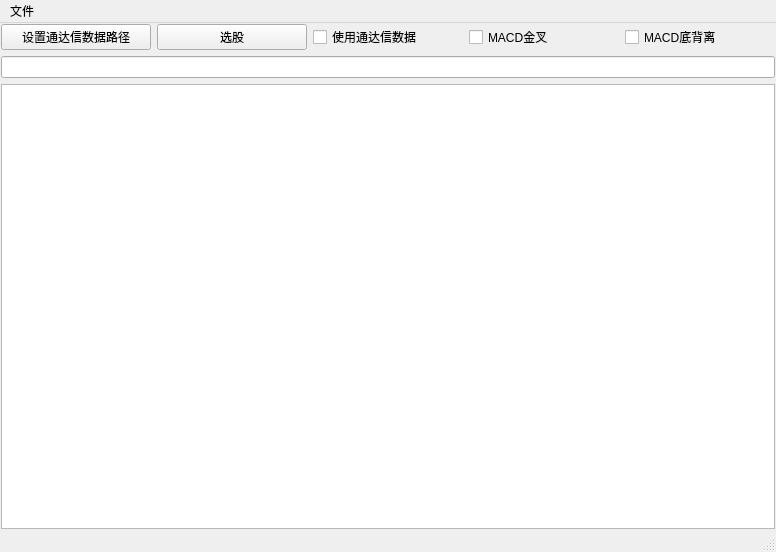
<?xml version="1.0" encoding="UTF-8"?>
<ui version="4.0">
 <class>MainWindow</class>
 <widget class="QMainWindow" name="MainWindow">
  <property name="geometry">
   <rect>
    <x>0</x>
    <y>0</y>
    <width>776</width>
    <height>552</height>
   </rect>
  </property>
  <property name="font">
   <font>
    <pointsize>9</pointsize>
   </font>
  </property>
  <property name="windowTitle">
   <string>MainWindow</string>
  </property>
  <widget class="QWidget" name="centralwidget">
   <layout class="QVBoxLayout" name="verticalLayout">
    <property name="leftMargin">
     <number>1</number>
    </property>
    <property name="topMargin">
     <number>1</number>
    </property>
    <property name="rightMargin">
     <number>1</number>
    </property>
    <property name="bottomMargin">
     <number>1</number>
    </property>
    <item>
     <layout class="QHBoxLayout" name="horizontalLayout">
      <item>
       <widget class="QPushButton" name="pb_setting">
        <property name="text">
         <string>设置通达信数据路径</string>
        </property>
       </widget>
      </item>
      <item>
       <widget class="QPushButton" name="pb_select">
        <property name="text">
         <string>选股</string>
        </property>
       </widget>
      </item>
      <item>
       <widget class="QCheckBox" name="checkBox_useTDXdata">
        <property name="sizePolicy">
         <sizepolicy hsizetype="Preferred" vsizetype="Fixed">
          <horstretch>0</horstretch>
          <verstretch>0</verstretch>
         </sizepolicy>
        </property>
        <property name="text">
         <string>使用通达信数据</string>
        </property>
       </widget>
      </item>
      <item>
       <widget class="QCheckBox" name="checkBox_macdCross">
        <property name="text">
         <string>MACD金叉</string>
        </property>
       </widget>
      </item>
      <item>
       <widget class="QCheckBox" name="checkBox_macdDiverse">
        <property name="text">
         <string>MACD底背离</string>
        </property>
       </widget>
      </item>
     </layout>
    </item>
    <item>
     <widget class="QLineEdit" name="lineEdit_tdxDataPath"/>
    </item>
    <item>
     <widget class="QPlainTextEdit" name="ptx_out">
      <property name="font">
       <font>
        <pointsize>10</pointsize>
       </font>
      </property>
     </widget>
    </item>
   </layout>
  </widget>
  <widget class="QMenuBar" name="menubar">
   <property name="geometry">
    <rect>
     <x>0</x>
     <y>0</y>
     <width>776</width>
     <height>18</height>
    </rect>
   </property>
   <widget class="QMenu" name="menuFile">
    <property name="title">
     <string>文件</string>
    </property>
    <addaction name="action_Setting"/>
   </widget>
   <addaction name="menuFile"/>
  </widget>
  <widget class="QStatusBar" name="statusbar"/>
  <action name="action_Setting">
   <property name="text">
    <string>设置</string>
   </property>
  </action>
 </widget>
 <resources/>
 <connections>
  <connection>
   <sender>pb_select</sender>
   <signal>clicked()</signal>
   <receiver>MainWindow</receiver>
   <slot>doSelect()</slot>
   <hints>
    <hint type="sourcelabel">
     <x>150</x>
     <y>42</y>
    </hint>
    <hint type="destinationlabel">
     <x>1</x>
     <y>40</y>
    </hint>
   </hints>
  </connection>
  <connection>
   <sender>action_Setting</sender>
   <signal>triggered()</signal>
   <receiver>MainWindow</receiver>
   <slot>doSetting()</slot>
   <hints>
    <hint type="sourcelabel">
     <x>-1</x>
     <y>-1</y>
    </hint>
    <hint type="destinationlabel">
     <x>473</x>
     <y>337</y>
    </hint>
   </hints>
  </connection>
  <connection>
   <sender>pb_setting</sender>
   <signal>clicked()</signal>
   <receiver>MainWindow</receiver>
   <slot>doSetting()</slot>
   <hints>
    <hint type="sourcelabel">
     <x>39</x>
     <y>31</y>
    </hint>
    <hint type="destinationlabel">
     <x>216</x>
     <y>177</y>
    </hint>
   </hints>
  </connection>
  <connection>
   <sender>checkBox_useTDXdata</sender>
   <signal>stateChanged(int)</signal>
   <receiver>MainWindow</receiver>
   <slot>doUseTDX()</slot>
   <hints>
    <hint type="sourcelabel">
     <x>210</x>
     <y>30</y>
    </hint>
    <hint type="destinationlabel">
     <x>216</x>
     <y>177</y>
    </hint>
   </hints>
  </connection>
  <connection>
   <sender>checkBox_macdCross</sender>
   <signal>stateChanged(int)</signal>
   <receiver>MainWindow</receiver>
   <slot>doMacdCross()</slot>
   <hints>
    <hint type="sourcelabel">
     <x>301</x>
     <y>30</y>
    </hint>
    <hint type="destinationlabel">
     <x>216</x>
     <y>177</y>
    </hint>
   </hints>
  </connection>
  <connection>
   <sender>checkBox_macdDiverse</sender>
   <signal>stateChanged(int)</signal>
   <receiver>MainWindow</receiver>
   <slot>doMacdDiverse()</slot>
   <hints>
    <hint type="sourcelabel">
     <x>387</x>
     <y>30</y>
    </hint>
    <hint type="destinationlabel">
     <x>216</x>
     <y>177</y>
    </hint>
   </hints>
  </connection>
 </connections>
 <slots>
  <slot>doSelect()</slot>
  <slot>doSetting()</slot>
  <slot>doUseTDX()</slot>
  <slot>doMacdCross()</slot>
  <slot>doMacdDiverse()</slot>
 </slots>
</ui>
